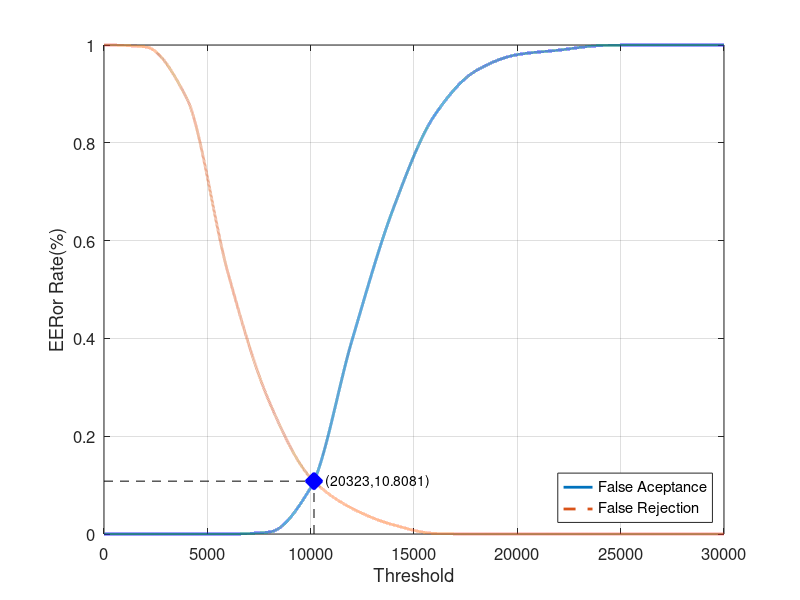
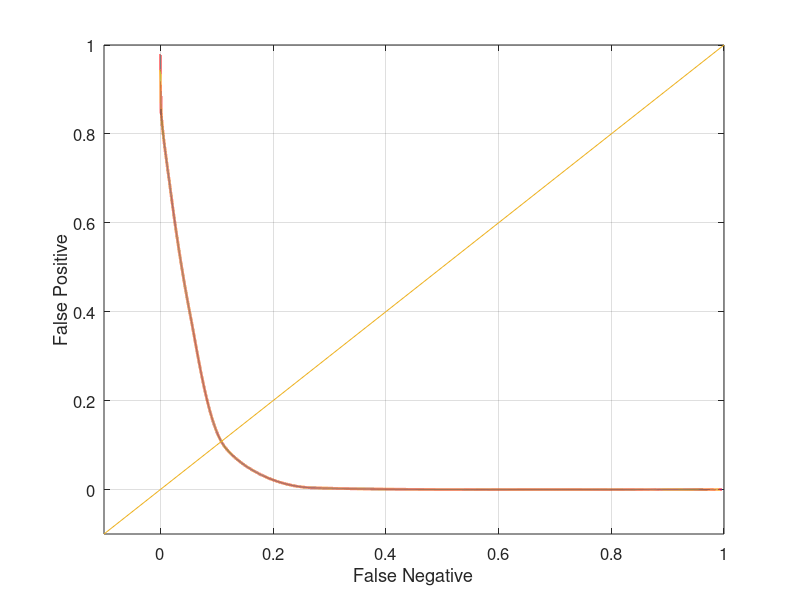

Write MATLAB code to recreate these figures, in order.
close all;
clear;
clc;
x = 0:2000:30000;
xq = 0:0.5:30000;

y0 = [0 0 0 0 0.00394737 0.0947368 0.396053 0.665789 0.856579 0.947368 0.980263 0.989474 0.998684 1 1 1]
yy0 = interp1(x, y0, xq, 'pchip');
y1 = [1 0.99625 0.89125 0.53375 0.27 0.115 0.0525 0.01875 0.00125 0 0 0 0 0 0 0]
yy1 = interp1(x, y1, xq, 'pchip');

% Calculating EER: 
y2 = abs(y0 - y1);
find(y2 == min(y2))
yy2 = abs(yy0 - yy1);
xEER = find(yy2 == min(yy2));
xEERIndex = xq(xEER) % X-axis EER
yEER = yy0(xEER) % Y-axis EER

main = figure
plot(xq, yy0,'-','LineWidth', 2);	hold on
plot(xq, yy1,'--','LineWidth', 2);	hold on
plot([xEERIndex xEERIndex], [0 yEER], 'k--');	hold on
plot([0 xEERIndex], [yEER yEER], 'k--');	hold on
plot(xEERIndex, yEER, 'bx', 'LineWidth', 10);	hold on
text(xEERIndex, yEER,strcat('    (', num2str(xEER), ', ', num2str(yEER * 100), ')'))
legend('False Aceptance', 'False Rejection', 'Location', 'SouthEast')
xlabel('Threshold')
ylabel('EERor Rate(%)')
set(gca, 'FontSize', 12)
axis([0 30000 0 1])
grid on

print(main, 'Average1Main', '-dpng');
FNRxFPR = figure('Color', [1 1 1]);
plot(yy1, yy0, '-', yy1, yy0, 'LineWidth', 2);
hold on
y = -0.1:0.1:1
plot(y, y); 
set(gca, 'FontSize', 12)
xlabel('False Negative')
ylabel('False Positive')
axis([-0.1 1 -0.1 1])
set(gca, 'FontSize', 12)
grid on

print(FNRxFPR, 'Average1FNRxFPR','-dpng');
